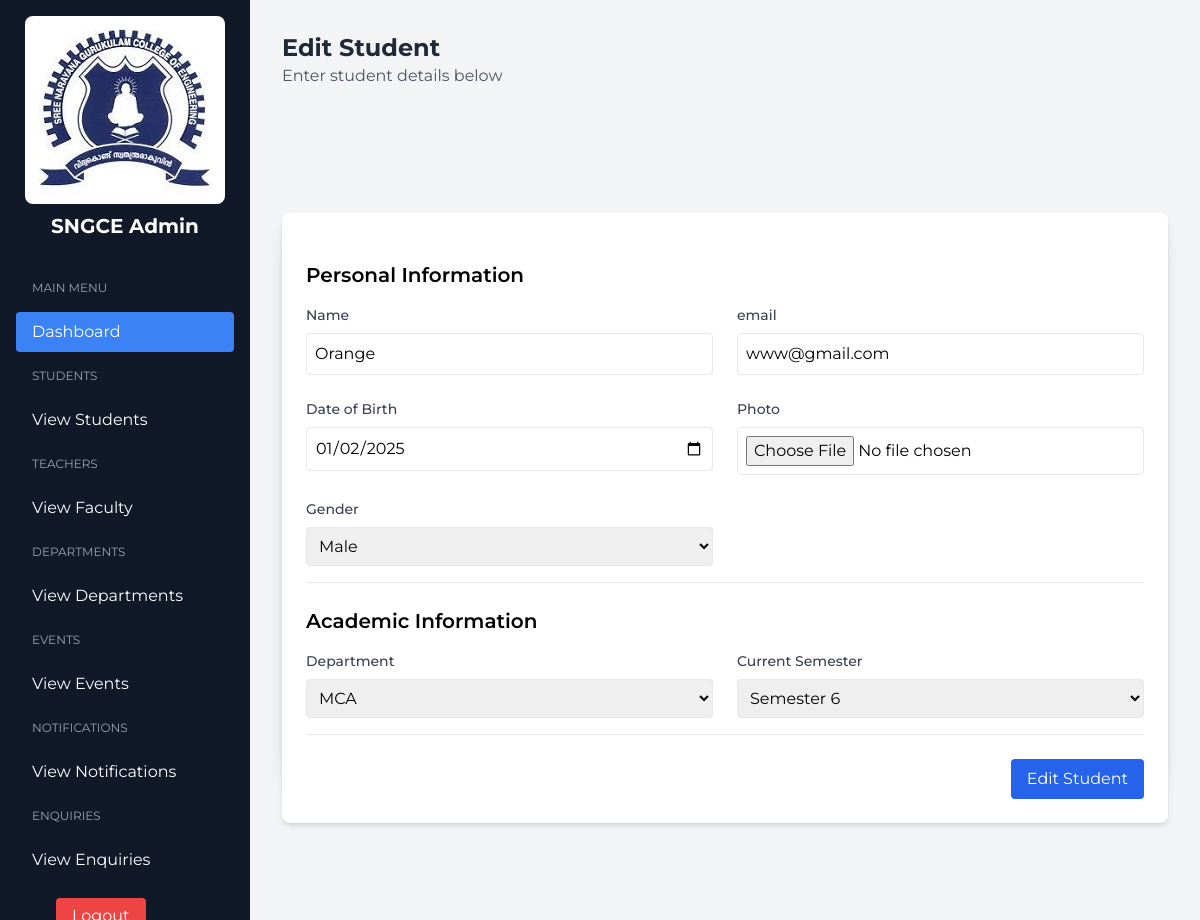
/student/20/, run on the app's committed database.
### accounts/models.py (models this page shows, shortened)
class CustomUser(AbstractBaseUser,PermissionsMixin):
    name=models.CharField(max_length=200)
    email=models.EmailField(unique=True)
    is_active=models.BooleanField(default=True)
    is_staff=models.BooleanField(default=False)
    is_superuser=models.BooleanField(default=False)
    is_verified = models.BooleanField(default=False)
    objects = CustomUserManager()
    USERNAME_FIELD = 'email'
    REQUIRED_FIELDS = ['name']

class Student(CustomUser):
    std_id=models.CharField(unique=True,max_length=50)
    img=models.FileField(upload_to='media/student_image',null=True)
    options=(
        ("Male","Male"),
        ("Female","Female"),
        ("Others","Others")
    )
    gender=models.CharField(max_length=100,choices=options,default="Male")
    dob=models.DateField(null=True)
    sem = models.CharField(max_length=100,null=True)
    department=models.ForeignKey(Department,on_delete=models.CASCADE)

class Department(models.Model):
    name = models.CharField(max_length=100)
    created_at = models.DateTimeField(auto_now_add=True)

### adminpage/views.py (the view, shortened to what this page needs)
# urls.py: path('student/<int:pk>/',StudentPUTView.as_view(),name='student-update'),
class StudentPUTView(View):
    template_name = 'student_edit.html'
    def get(self, request, *args, **kwargs):
        id = kwargs.get('pk')
        student = get_object_or_404(Student, id=id)
        department = Department.objects.all()
        form = StudentForm(instance=student)
        context = {
            'form': form,
            'student': student,
            'department': department
        }
        return render(request, self.template_name, context)

### adminpage/forms.py
class StudentForm(forms.ModelForm):
    class Meta:
        model = Student
        exclude = ['std_id']

### adminpage/templates/student_edit.html (shortened to what this page needs)
{% extends 'admin_home.html' %}
{% block adminhome %}
{% load static %}
    <main class="main-content min-h-screen p-8">
        <div class="">
            <h1 class="text-2xl font-bold text-gray-800">Edit Student</h1>
            <p class="text-gray-600">Enter student details below</p>
        </div>
        <div id="studentedit" >
            <div class="flex items-center justify-center min-h-screen">
                <div class="bg-white rounded-lg shadow-xl w-full max-w-5xl" style="height:550px; ">
                    <div class="bg-white rounded-lg shadow-md p-6" >
                        <form class="space-y-6" method="post"  enctype="multipart/form-data">
                            <div class="border-b pb-4">
                                <h2 class="text-xl font-semibold mb-4">Personal Information</h2>
                                <div class="grid grid-cols-1 md:grid-cols-2 gap-6">
                                    <div>
                                        <label class="block text-sm font-medium text-gray-700 mb-2">Name</label>
                                        <input type="text" name="name" class="w-full p-2 border rounded focus:ring-2 focus:ring-blue-500" value="{{student.name}}">
                                    </div>
                                    <div>
                                        <label class="block text-sm font-medium text-gray-700 mb-2">email</label>
                                        <input type="text" name="email" class="w-full p-2 border rounded focus:ring-2 focus:ring-blue-500" value="{{student.email}}">
                                    </div>
                                    <div>
                                        <label class="block text-sm font-medium text-gray-700 mb-2">Date of Birth</label>
                                        <input type="date" name="dob" class="w-full p-2 border rounded focus:ring-2 focus:ring-blue-500" value="{{student.dob|date:'Y-m-d'}}">
                                    </div>
                                    <div>
                                        <label class="block text-sm font-medium text-gray-700 mb-2">Photo</label>
                                        <input type="file" name="img" class="w-full p-2 border rounded focus:ring-2 focus:ring-blue-500" value="{{student.img.url}}" required>
                                    </div>
                                    <div>
                                        <label class="block text-sm font-medium text-gray-700 mb-2">Gender</label>
                                        <select name="gender" class="w-full p-2 border rounded focus:ring-2 focus:ring-blue-500">
                                            <option option="{{student.gender}}">{{student.gender}}</option>
                                        </select>
                                    </div>
                                </div>
                            </div>
                            <div class="border-b pb-4">
                                <h2 class="text-xl font-semibold mb-4">Academic Information</h2>
                                <div class="grid grid-cols-1 md:grid-cols-2 gap-6">
                                    <div>
                                        <label class="block text-sm font-medium text-gray-700 mb-2">Department</label>
                                        <select name='department' class="w-full p-2 border rounded focus:ring-2 focus:ring-blue-500">
                                            <option value="{{student.department.id}}">{{student.department.name}}</option>
                                        </select>
                                    </div>
                                    <div>
                                        <label class="block text-sm font-medium text-gray-700 mb-2">Current Semester</label>
                                        <select name="sem" class="w-full p-2 border rounded focus:ring-2 focus:ring-blue-500">
                                            <option>{{student.sem}}</option>
                                        </select>
                                    </div>
                                </div>
                            </div>
                            <div class="flex justify-end space-x-4">
                                <button type="submit" class="px-4 py-2 bg-blue-600 text-white rounded hover:bg-blue-700">
                                    Edit Student
                                </button>
                            </div>
                        </form>
                    </div>
                </div>
            </div>
        </div>
    </main>
{% endblock %}

### adminpage/templates/admin_home.html (style rules this page uses)
body { font-family: 'Montserrat', sans-serif; }
.main-content { margin-left: 250px; transition: margin-left 0.3s; }

### data on the page
CustomUser: name "Orange", email "www@gmail.com"
Student: dob "01/02/2025", gender "Male", department "MCA", sem "Semester 6"
